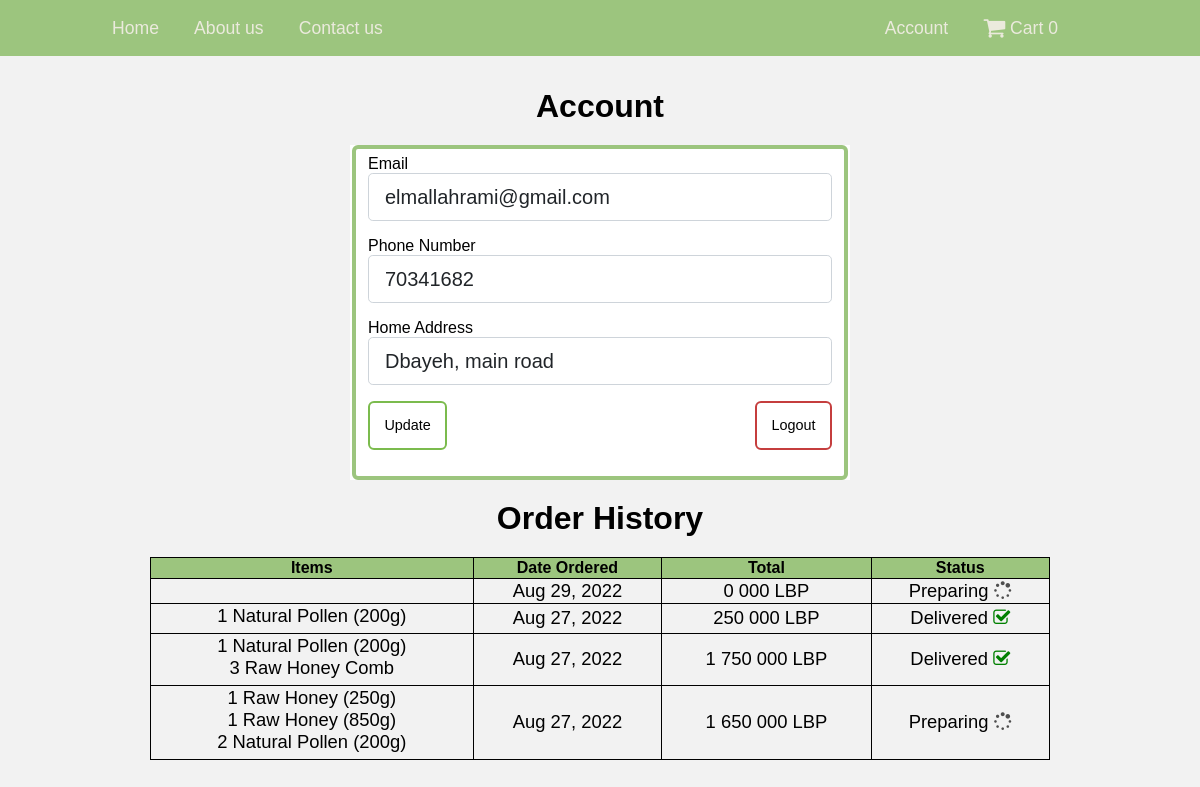
Before: /account (signed in) with the older database file.
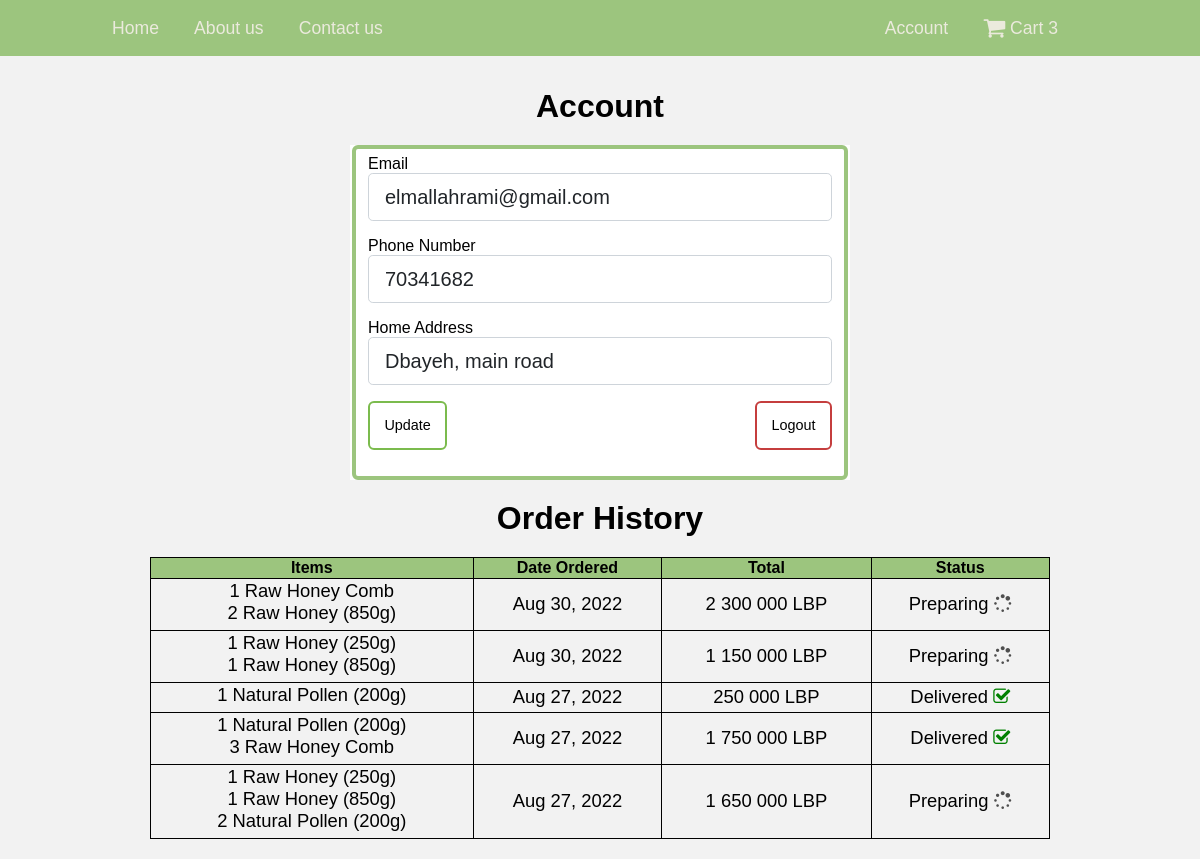
After: the same page with the newer database file.
### conceptb/models.py (models this page shows, shortened)
class Order(db.Model):
    id = db.Column(db.Integer, primary_key=True)
    user_id = db.Column(db.Integer, db.ForeignKey('user.id'), nullable=False)
    status = db.Column(db.String, nullable=False)
    date_ordered = db.Column(db.DateTime)
    items = db.relationship('OrderItem', backref='order', lazy=True)
    def get_num_items(self):
        count = 0
        for item in self.items:
            count += item.quantity
        return count
    def get_full_price(self):
        price = 0
        for item in self.items:
            price += item.quantity * (Product.query.get(item.product_id).price)
        return price

class OrderItem(db.Model):
    id = db.Column(db.Integer, primary_key=True)
    order_id = db.Column(db.Integer, db.ForeignKey('order.id'), nullable=False)
    product_id = db.Column(db.Integer, db.ForeignKey('product.id'), nullable=False)
    quantity = db.Column(db.Integer, nullable=False, default=1)

class Product(db.Model):
    id = db.Column(db.Integer, primary_key=True)
    name = db.Column(db.String, nullable=False)
    price = db.Column(db.Integer, nullable=False)
    imageURL = db.Column(db.String, nullable=False)
    is_deleted = db.Column(db.Boolean, default=False)
    items = db.relationship('OrderItem', backref='product', lazy=True)

### conceptb/routes.py (the view)
@app.route('/account', methods=['GET', 'POST'])
@login_required
def account():
    no_items = num_items()
    form = UpdateAccountForm()
    if form.validate_on_submit():
        current_user.email = form.email.data
        current_user.phone = form.phone.data
        current_user.location = form.location.data
        db.session.commit()
        flash('Your account has been updated!', 'success')
        return redirect(url_for('account'))
    elif request.method == 'GET':
        form.email.data = current_user.email
        form.phone.data = current_user.phone
        form.location.data = current_user.location
        admin = current_user.is_admin
        orders = []
        for order in current_user.orders:
            if order.status in ['Ordered', 'Delivered']:
                orders.append(order)
        def date_ord(order):
            return order.date_ordered
        orders.sort(reverse=True, key=date_ord)
    return render_template('account.html', form=form, no_items=no_items, admin=admin, orders=orders)

### conceptb/forms.py (shortened to what this page needs)
class UpdateAccountForm(FlaskForm):
    email = StringField('Email', validators=[DataRequired(), Email()])
    phone = StringField('Phone Number', validators=[DataRequired()])
    location = StringField('Home Address', validators=[DataRequired()])
    submit = SubmitField('Update')

### conceptb/models.py (called while the page is built)
@login_manager.user_loader
def load_user(user_id):
    return User.query.get(int(user_id))

### conceptb/routes.py (called while the page is built)
def num_items():
    if current_user.is_authenticated:
        order = Order.query.filter_by(user=current_user, status='In progress').first()
        no_items = order.get_num_items()
    else:
        no_items = 0
    return no_items

### conceptb/templates/account.html (shortened to what this page needs)
{% if admin == True %}
    {% extends "layout_admin.html" %}
{% else %}
    {% extends "layout.html" %}
{% endif %}
{% block content %}
<h1>Account</h1>
<div class="form-container" style="margin: 20px auto;">
    <form method="POST" action="">
        <fieldset class="form-group">
            <div class="form-group">
                {{ form.email.label(class="form-control-label") }}
                {% if form.email.errors %}
                    {{ form.email(class="form-control form-control-lg is-invalid") }}
                    <div class="invalid-feedback">
                        {% for error in form.email.errors %}
                            <span>{{ error }}</span>
                        {% endfor %}
                    </div>
                {% else %}
                    {{ form.email(class="form-control form-control-lg") }}
                {% endif %}
            </div>
            <div class="form-group">
                {{ form.phone.label(class="form-control-label") }}
                {% if form.phone.errors %}
                    {{ form.phone(class="form-control form-control-lg is-invalid") }}
                    <div class="invalid-feedback">
                        {% for error in form.phone.errors %}
                            <span>{{ error }}</span>
                        {% endfor %}
                    </div>
                {% else %}
                    {{ form.phone(class="form-control form-control-lg") }}
                {% endif %}
            </div>
            <div class="form-group">
                {{ form.location.label(class="form-control-label") }}
                {% if form.location.errors %}
                    {{ form.location(class="form-control form-control-lg is-invalid") }}
                    <div class="invalid-feedback">
                        {% for error in form.location.errors %}
                            <span>{{ error }}</span>
                        {% endfor %}
                    </div>
                {% else %}
                    {{ form.location(class="form-control form-control-lg") }}
                {% endif %}
            </div>
            <div class="btn-holder">
                <div class="form-group">
                    {{ form.submit(class="btn") }}
                </div>
                <div class="form-group">
                    <a class="btn btn-red" href="{{ url_for('logout') }}">Logout</a>
                </div>
            </div>
        </fieldset>
    </form>
</div>
{% if (admin == False) and orders|length > 0  %}
<h1 style="padding-top: 0px; padding-bottom: 20px;">Order History</h1>
<table style="margin-bottom: 20px;">
    <tr>
        <th>Items</th>
        <th>Date Ordered</th>
        <th>Total</th>
        <th>Status</th>
    </tr>
    {% for order in orders %}
    <tr>
        <td class="center">
            <ul style="padding-left : 0em; margin-bottom: 5px; list-style-type: none;">
                {% for item in order.items %}
                <li>{{ item.quantity }} {{ item.product.name }}</li>
                {% endfor %}
            </ul>
        </td>
        <td class="center">
            {{ order.date_ordered.strftime('%b %d, %Y') }}
        </td>
        <td class="center">
            {% set price =  order.get_full_price()|string %}
            {% if 3 > price|length %}
                {{ price }} 000 LBP
            {% else %}
                {{ price[:-3] }} {{ price[-3:] }} 000 LBP
            {% endif %}
        </td>
        <td class="center">
            {% if order.status == 'Delivered' %}
                Delivered <i class="fa fa-check-square-o" style="color: green;"></i>
            {% else %}
                Preparing <i class="fa fa-spinner" style="color: rgb(78, 78, 78);"></i>
            {% endif %}
        </td>
    </tr>
    {% endfor %}
</table>
{% endif %}
{% endblock %}

Changed rows visible on the page:
removed Order: date_ordered "Aug 29, 2022", price "0", status "Preparing"
added Order: date_ordered "Aug 30, 2022", price "2", price "300", status "Preparing"
added OrderItem: quantity "1", product.name "Raw Honey Comb", shown under "Aug 30, 2022"
added OrderItem: quantity "2", product.name "Raw Honey (850g)", shown under "Aug 30, 2022"
now on this page (row edited): Order: date_ordered "Aug 30, 2022", price "1", price "150", status "Preparing"
added OrderItem: quantity "1", product.name "Raw Honey (250g)", shown under "Aug 30, 2022"
added OrderItem: quantity "1", product.name "Raw Honey (850g)", shown under "Aug 30, 2022"
Other visible differences:
{{ no_items }}: "0" → "3"
